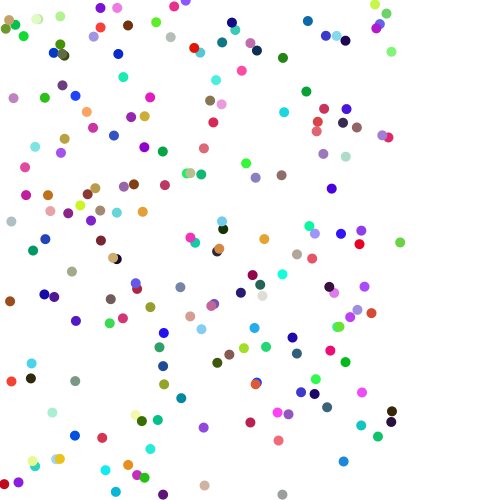
Frame 1 (no input)
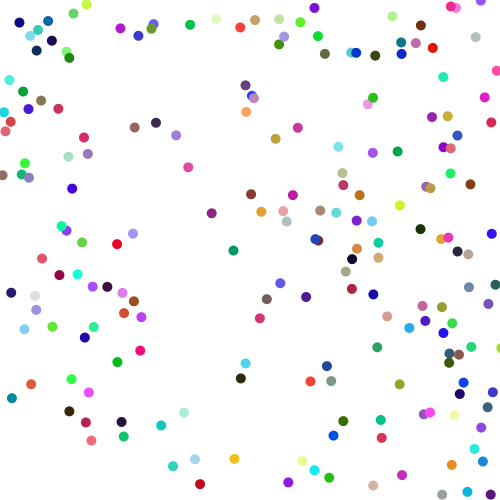
Frame 60 (the mouse pressed at the canvas centre just before this capture)
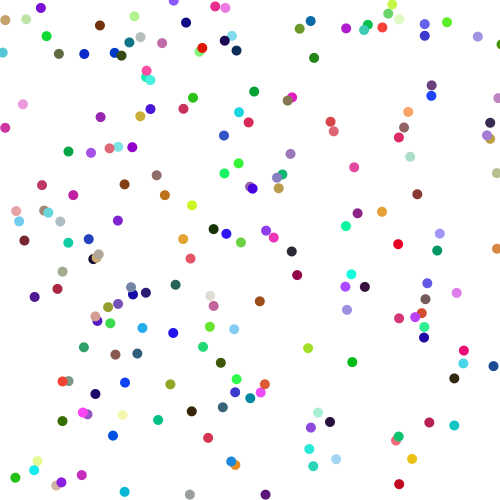
Frame 120 (the mouse held since frame 60 and released just before this capture)

The Processing sketch that drew these frames (run headless with seeded random() and noise(); from frame 60 on, the mouse is pressed at the canvas centre):

// Processing sketch: Arrays
// ── Arrays.pde
float[] x = new float[200];
float[] y = new float[200];
float[] speed = new float[200];
color[] c = new color[200];

void setup () {
  size (500, 500);
  frameRate (60);
  noStroke();
  smooth();

  for (int i=0; i < x.length; i++) {
    y[i] = random (0, 500);
    x[i] = random (0, 400);
    speed[i] = random (2, 6);
    c[i] = color (random(0, 255), random(0, 255), random(0, 255));
  }
}

void draw () {
  background (255);
  for (int i=0; i < x.length; i++) {

    x[i]=x[i]+speed[i];
    fill (c[i]);
    ellipse(x[i], y[i], 10, 10);

    if (x[i] >= 500) {
      x[i] = 0;
      speed[i] = random (2, 6);
      fill (c[i]);
    }
  }
}
